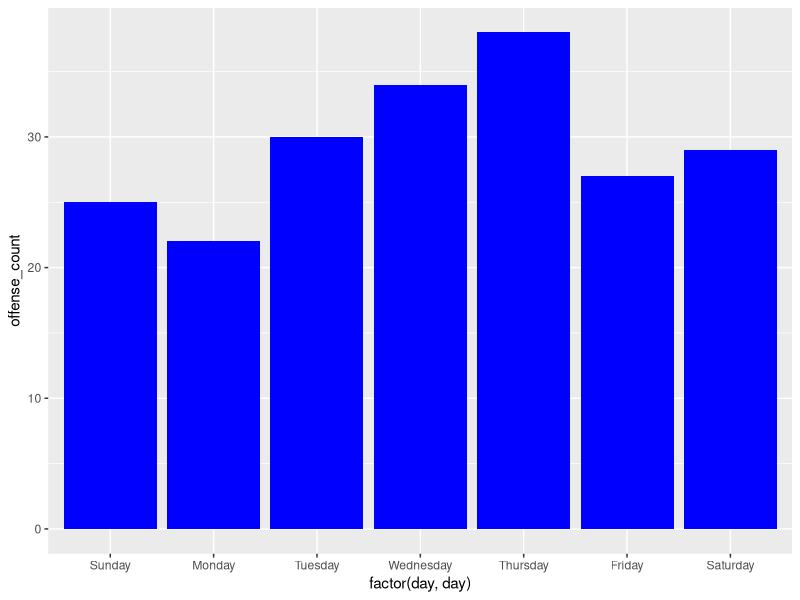

Reproduce this figure in R.
#### Preamble ####
# Purpose: Simulate data of Toronto crime offences
# Author: Shirley Chen
# Date: January 2024
# Contact: sshirleyy.chen@mail.utoronto.ca
# License: MIT
# Pre-requisites: N/A
# Datasets:
# - https://open.toronto.ca/dataset/major-crime-indicators/

#### Workspace Setup ####
install.packages("tidyverse")
install.packages("ggplot2")
library(tidyverse)
library(ggplot2)

#### Simulate most popular crime by neighbourhood ####
# Based code off of https://tellingstorieswithdata.com/02-drinking_from_a_fire_hose.html#simulate

simulated_crime_data <-
  tibble(
    # Use 1 through to 158 to represent each neighbourhood
    "neighbourhood" = 1:158,
    # Randomly pick an option, with replacement, 158 times
    "crime" = sample(
      x = c("Assault", "Robbery", "Homicide", "Break and Enter", "Other"),
      size = 158,
      replace = TRUE
    )
  )

simulated_crime_data


#### Simulate sum of monthly offences and most occurred offence ####
simulated_summed_monthly_data <-
  tibble(
    # Months of the year
    months = c("January", "February", "March", "April", "May", "June",
               "July", "August", "September", "October", "November",
               "December"),
    sum_values = c(546, 135, 634, 864, 249, 8564, 1094, 1234, 532, 632,
                   135, 153),
    most_occurred_offence = c("Assault", "Assault", "Robbery", "Robbery",
                              "Robbery","Robbery", "Homicide", "Break and
                              Enter", "Break and Enter" , "Other",
                              "Break and Enter", "Other")
  )
simulated_summed_monthly_data


#### Simulate sum of annual offences from 2019 - 2023 ####
simulated_summed_annual_data <-
  tibble(
    years = c(2019, 2020, 2021, 2022, 2023),
    sum_values = c(190983, 102873, 210384, 203893, 231033)
  )
simulated_summed_annual_data


#### Simulate bar graph of most crimes by weekday ####
# Code based off http://www.sthda.com/english/wiki/ggplot2-barplots-quick-start-guide-r-software-and-data-visualization and https://guslipkin.medium.com/reordering-bar-and-column-charts-with-ggplot2-in-r-435fad1c643e

# Create Dataframe
weekday_dataframe <- data.frame(
  day=c("Sunday","Monday","Tuesday","Wednesday","Thursday",
        "Friday","Saturday"), 
  offense_count=c(25,22,30,34,38,27, 29)
)

weekday_graph <-ggplot(weekday_dataframe, aes(x=factor(day, day), y=offense_count)) +
  geom_bar(stat="identity", fill="blue")

weekday_graph



#### Data Testing ####

# Check that there are between 1 and 158 neighbourhoods #
# Based code off of https://tellingstorieswithdata.com/02-drinking_from_a_fire_hose.html#simulate
simulated_crime_data$neighbourhood |> min() == 1
simulated_crime_data$neighbourhood |> max() == 158

# Check the offence types 
simulated_summed_monthly_data$most_occurred_offence |>
  unique() == c("Assault", "Assault", "Robbery", "Robbery", "Robbery",
                "Robbery", "Homicide", "Break and Enter", "Break and Enter", 
                "Other","Break and Enter", "Other")

# Check number of offence types
simulated_crime_data$crime |>
  unique() |>
  length() == 5

# Check year range
simulated_summed_annual_data$years |> 
  min() == 2019
simulated_summed_annual_data$years |> 
  max() == 2023
